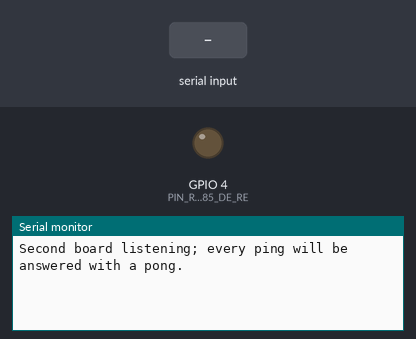
Simulated run of this sketch. Board: ESP32. Shown: output pins drawn as LEDs (lit = HIGH), the last lines printed to the serial monitor. The inputs (shaded band) are chosen by the test bench.

Above: at 2.2 s.
2.3 s: "ping \n" received over the second serial link
At 3.5 s:
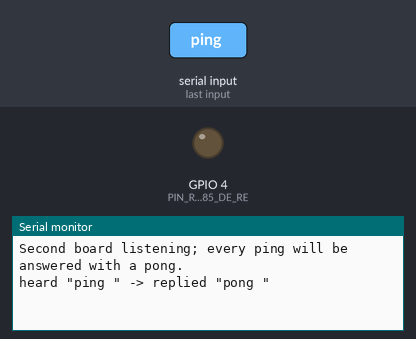
3.8 s: "1\n" received over the second serial link
At 4.7 s:
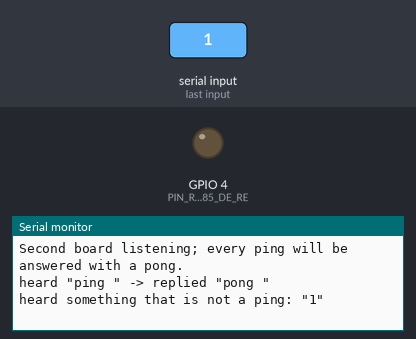

The sketch:

module15_pong.ino
```cpp
// Module 15 - Practice 1, the SECOND board: "pong".
// Listens all the time. Each time a complete "ping N" line arrives, this board talks briefly to answer "pong N",
// then goes back to listening. The DE/RE pin sets the direction: HIGH = talk, LOW = listen.
// esp32 package 3.3.12; no extra library needed.

const int PIN_RS485_RX = 16;    // RX2 <- RO of the MAX485 module, through a 4.7 kΩ + 10 kΩ voltage divider
const int PIN_RS485_TX = 17;    // TX2 -> DI of the MAX485 module
const int PIN_RS485_DE_RE = 4;  // D4 -> DE and RE of the MAX485 module, joined together

char line[40];  // the letters collected so far, up to the end-of-line mark
int length = 0;

// Talk briefly, then go back to listening. Just like the talk button of a walkie-talkie.
void sendLine(const char* text) {
  digitalWrite(PIN_RS485_DE_RE, HIGH);  // press the talk button
  Serial2.print(text);
  Serial2.flush();                      // wait until the last letter has really gone out onto the cable
  digitalWrite(PIN_RS485_DE_RE, LOW);   // release the talk button: back to listening
  while (Serial2.available() > 0) {
    Serial2.read();  // throw away any garbage read while this board was talking
  }
}

void setup() {
  Serial.begin(115200);
  delay(1000);
  pinMode(PIN_RS485_DE_RE, OUTPUT);
  digitalWrite(PIN_RS485_DE_RE, LOW);  // start by listening
  Serial2.begin(9600, SERIAL_8N1, PIN_RS485_RX, PIN_RS485_TX);  // the pins must be written (esp32 3.x package)
  Serial.println();
  Serial.println("Second board listening; every ping will be answered with a pong.");
}

void loop() {
  while (Serial2.available() > 0) {
    char letter = Serial2.read();
    if (letter == '\n') {
      line[length] = '\0';
      if (strncmp(line, "ping ", 5) == 0) {
        char answer[48];
        snprintf(answer, sizeof(answer), "pong %s\n", line + 5);  // the same number as the ping
        sendLine(answer);
        Serial.printf("heard \"%s\" -> replied \"pong %s\"\n", line, line + 5);
      } else {
        Serial.printf("heard something that is not a ping: \"%s\"\n", line);
      }
      length = 0;
    } else if (letter != '\r' && length < (int)sizeof(line) - 1) {
      line[length] = letter;
      length++;
    }
  }
}
```

Measured:
- after the input at 2.3 s, the serial monitor: prints a new line at once (image 1)
- after the input at 3.8 s, the serial monitor: prints a new line at once (image 2)
